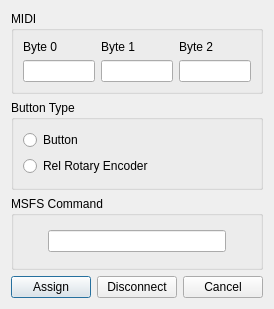
<?xml version="1.0" encoding="UTF-8"?>
<ui version="4.0">
 <class>DialogAssign</class>
 <widget class="QDialog" name="DialogAssign">
  <property name="geometry">
   <rect>
    <x>0</x>
    <y>0</y>
    <width>224</width>
    <height>309</height>
   </rect>
  </property>
  <property name="windowTitle">
   <string>Assign midi to sim commands</string>
  </property>
  <layout class="QVBoxLayout" name="verticalLayout_2">
   <item>
    <widget class="QGroupBox" name="groupBox_midi">
     <property name="title">
      <string>MIDI</string>
     </property>
     <layout class="QGridLayout" name="gridLayout">
      <item row="0" column="0">
       <widget class="QLabel" name="label">
        <property name="text">
         <string>Byte 0</string>
        </property>
       </widget>
      </item>
      <item row="0" column="1">
       <widget class="QLabel" name="label_2">
        <property name="text">
         <string>Byte 1</string>
        </property>
       </widget>
      </item>
      <item row="0" column="2">
       <widget class="QLabel" name="label_3">
        <property name="text">
         <string>Byte 2</string>
        </property>
       </widget>
      </item>
      <item row="1" column="0">
       <widget class="QLineEdit" name="lineEdit_0d"/>
      </item>
      <item row="1" column="1">
       <widget class="QLineEdit" name="lineEdit_1d"/>
      </item>
      <item row="1" column="2">
       <widget class="QLineEdit" name="lineEdit_2d"/>
      </item>
     </layout>
    </widget>
   </item>
   <item>
    <widget class="QGroupBox" name="groupBox_btn">
     <property name="minimumSize">
      <size>
       <width>0</width>
       <height>90</height>
      </size>
     </property>
     <property name="title">
      <string>Button Type</string>
     </property>
     <layout class="QVBoxLayout" name="verticalLayout_3">
      <item>
       <layout class="QVBoxLayout" name="verticalLayout">
        <item>
         <widget class="QRadioButton" name="radioButton_btn">
          <property name="text">
           <string>Button</string>
          </property>
         </widget>
        </item>
        <item>
         <widget class="QRadioButton" name="radioButton_rel">
          <property name="text">
           <string>Rel Rotary Encoder</string>
          </property>
         </widget>
        </item>
       </layout>
      </item>
     </layout>
    </widget>
   </item>
   <item>
    <widget class="QGroupBox" name="groupBox_msfs">
     <property name="title">
      <string>MSFS Command</string>
     </property>
     <layout class="QGridLayout" name="gridLayout_3">
      <item row="0" column="0">
       <spacer name="horizontalSpacer_2">
        <property name="orientation">
         <enum>Qt::Horizontal</enum>
        </property>
        <property name="sizeType">
         <enum>QSizePolicy::Preferred</enum>
        </property>
        <property name="sizeHint" stdset="0">
         <size>
          <width>25</width>
          <height>20</height>
         </size>
        </property>
       </spacer>
      </item>
      <item row="0" column="1">
       <widget class="QLineEdit" name="lineEdit_code"/>
      </item>
      <item row="0" column="2">
       <spacer name="horizontalSpacer_3">
        <property name="orientation">
         <enum>Qt::Horizontal</enum>
        </property>
        <property name="sizeType">
         <enum>QSizePolicy::Preferred</enum>
        </property>
        <property name="sizeHint" stdset="0">
         <size>
          <width>25</width>
          <height>20</height>
         </size>
        </property>
       </spacer>
      </item>
     </layout>
    </widget>
   </item>
   <item>
    <layout class="QHBoxLayout" name="horizontalLayout">
     <item>
      <widget class="QPushButton" name="btn_Assign">
       <property name="enabled">
        <bool>true</bool>
       </property>
       <property name="text">
        <string>Assign</string>
       </property>
      </widget>
     </item>
     <item>
      <widget class="QPushButton" name="btn_Delete">
       <property name="text">
        <string>Disconnect</string>
       </property>
      </widget>
     </item>
     <item>
      <widget class="QPushButton" name="btn_AssignCancel">
       <property name="text">
        <string>Cancel</string>
       </property>
      </widget>
     </item>
    </layout>
   </item>
  </layout>
 </widget>
 <resources/>
 <connections/>
</ui>
